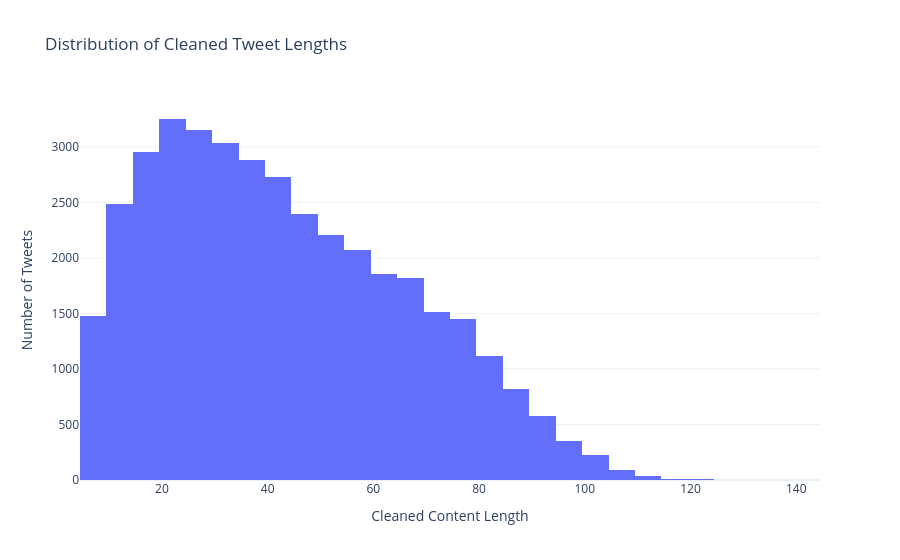

The notebook cell saved with this chart:
### Markdown cell above
**Explanation of Sentiment Distribution Plot**:
The bar chart above visually represents the number of tweets falling into each sentiment category. We can immediately observe the distribution of sentiments. For instance, if one sentiment (e.g., 'neutral' or 'worry') significantly outweighs others, it indicates a class imbalance. This information is vital as imbalanced datasets can lead to models that perform well on the majority class but poorly on minority classes. Our current dataset shows a potentially high number of 'neutral', 'sadness', and 'worry' tweets, while 'love' and 'happiness' are less frequent. The model will need to account for this imbalance to perform robustly across all sentiments.

### Tweet Length Distribution (Cleaned Content)
This histogram shows the distribution of the length of the cleaned tweet content. This helps us understand typical tweet lengths and identify any unusual patterns.

### Code cell
try:
    fig = px.histogram(df, x='cleaned_content_length',
                       title='Distribution of Cleaned Tweet Lengths',
                       labels={'cleaned_content_length': 'Cleaned Content Length (characters)'},
                       nbins=50,
                       template='plotly_white')
    fig.update_layout(xaxis_title="Cleaned Content Length", yaxis_title="Number of Tweets")
    fig.show()
    logger.info("Cleaned tweet length distribution plot generated.")

except Exception as e:
    logger.error(f"Error generating cleaned tweet length distribution plot: {e}")

### Figure 1 — Plotly figure (JSON) as saved in the notebook; plotly's stock layout.template omitted (floating-point values rounded to 4 significant figures; data arrays with more than 128 entries replaced by an {"elided": "..."} marker saying what was removed)
{"data": [{"bingroup": "x", "hovertemplate": "Cleaned Content Length (characters)=%{x}<br>count=%{y}<extra></extra>", "legendgroup": "", "marker": {"color": "#636efa", "pattern": {"shape": ""}}, "name": "", "nbinsx": 50, "orientation": "v", "showlegend": false, "type": "histogram", "x": {"elided": "38505 int values"}, "xaxis": "x", "yaxis": "y"}], "layout": {"barmode": "relative", "legend": {"tracegroupgap": 0}, "title": {"text": "Distribution of Cleaned Tweet Lengths"}, "xaxis": {"anchor": "y", "domain": [0, 1], "title": {"text": "Cleaned Content Length"}}, "yaxis": {"anchor": "x", "domain": [0, 1], "title": {"text": "Number of Tweets"}}}}
